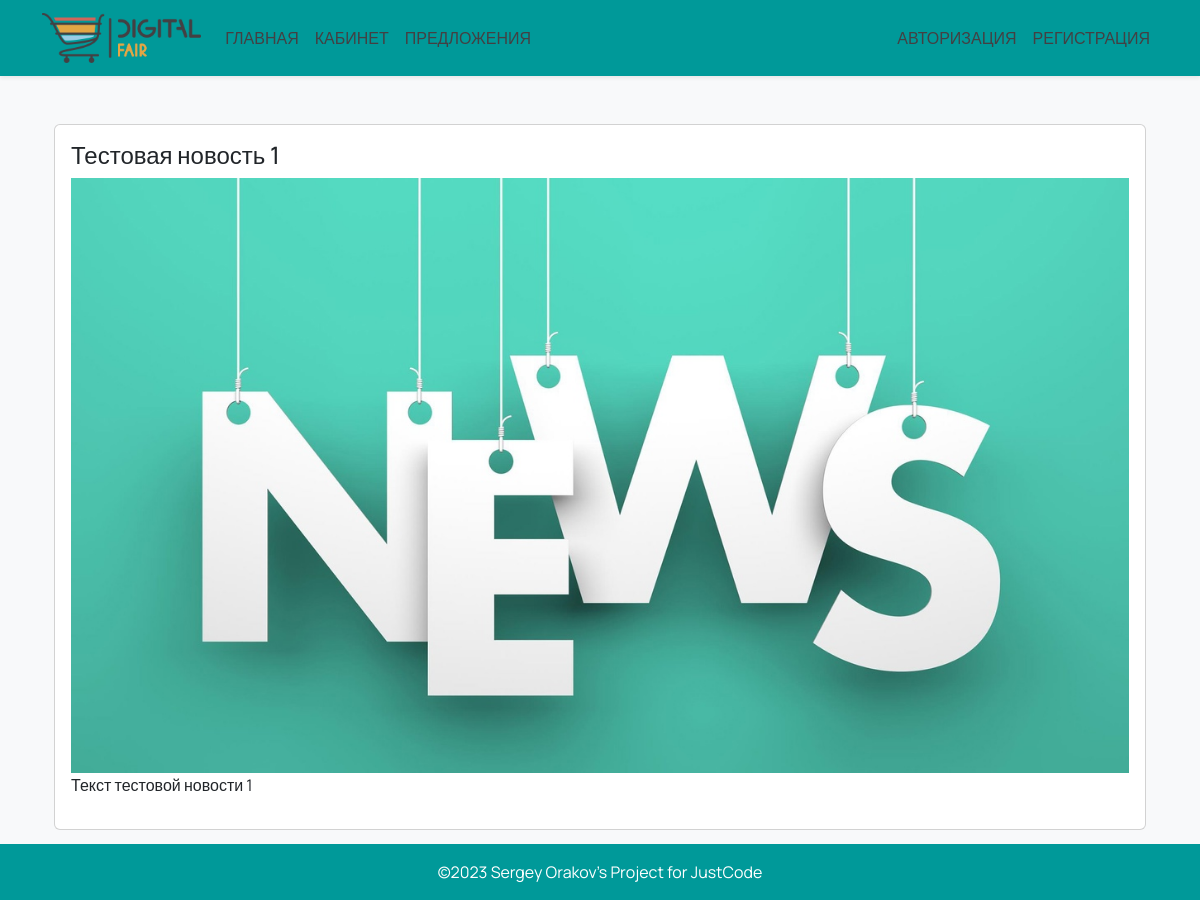
Screenshot of /news/1 with the database file from the repository.
### main/models.py (models this page shows, shortened)
class News(models.Model):
    title = models.CharField(max_length=128)
    body = models.TextField(null=True, blank=True)
    image = models.ImageField(upload_to='img/news_image', default='img/default_news.jpg')
    datetime = models.DateTimeField(auto_now_add=True)
    class Meta:
        verbose_name = 'Новость'
        verbose_name_plural = 'Новости'

### main/views.py (the view)
# urls.py: path('news/<int:news_id>', newsDetailView, name='news_url'),
def newsDetailView(request, news_id):
    news = get_object_or_404(News, pk=news_id)
    context = {
        'news': news
        }
    return render(request, 'news_detail.html', context)

### main/context_processors.py (called while the page is built)
def current_year(request):
    return {'current_year': datetime.datetime.now().year}

### templates/news_detail.html (shortened to what this page needs)
{% extends 'base.html' %}
{% load static %}
{% block content %}
<div class="container mt-5">
    <div class="row">
        <div class="col">
            <div class="card">
                <div class="card-body">
                    <h4>{{ news.title }}</h4>
                    <img src="{% if news.image %}{{ news.image.url }}{% else %}{% static 'img/default_news.jpg' %}{% endif %}" class="img-fluid" alt="News Image">
                    <p>{{ news.body }}</p>
                </div>
            </div>
        </div>
    </div>
</div>
{% endblock %}

### templates/base.html (style rules this page uses)
body { background-color: #f8f9fa; font-family: 'Manrope', sans-serif; margin-bottom: 70px; }

### rows the page displays
News: title "Тестовая новость 1", image (placeholder picture), body "Текст тестовой новости 1"
